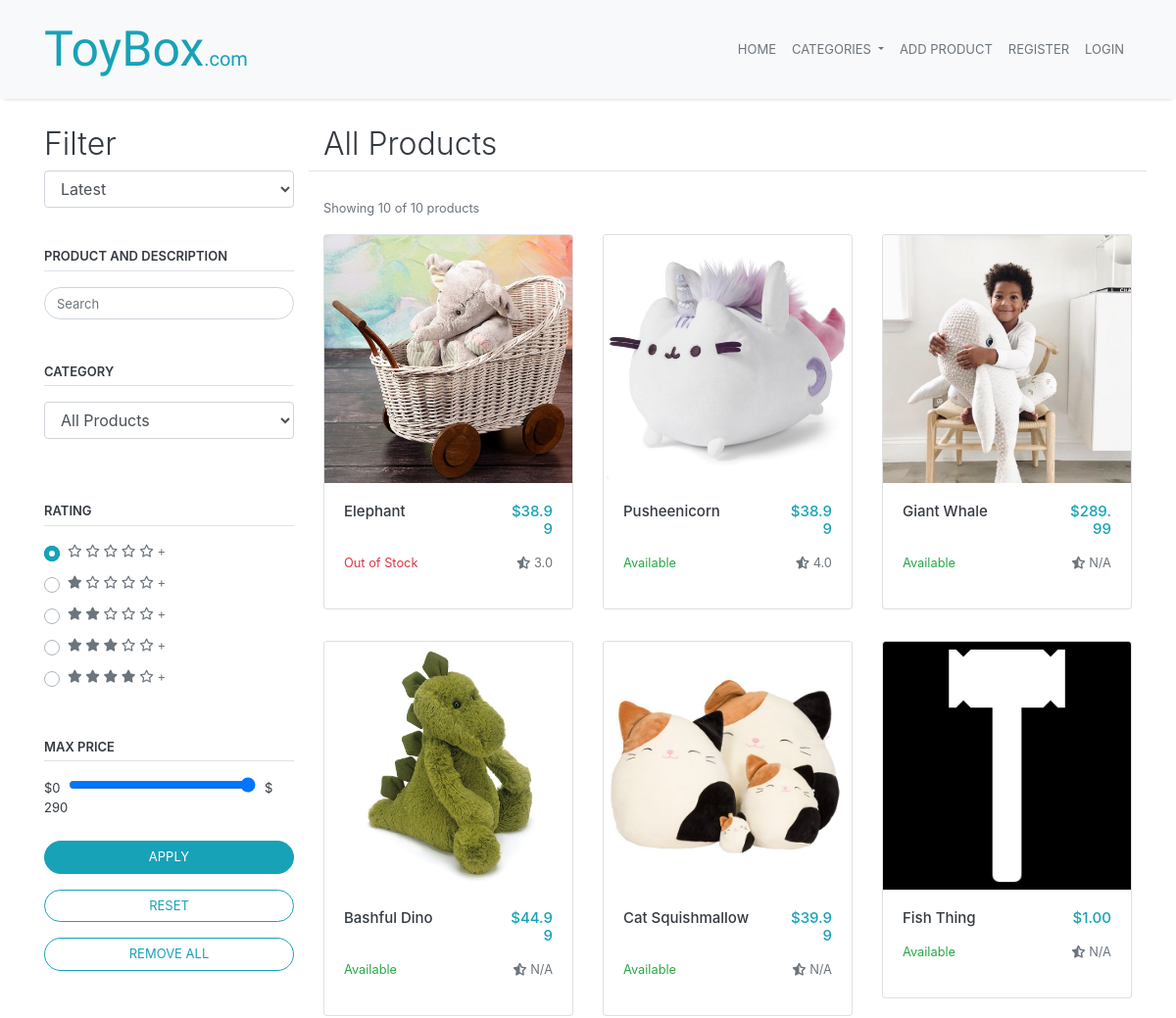
Before: / (upper part) with the older database file.
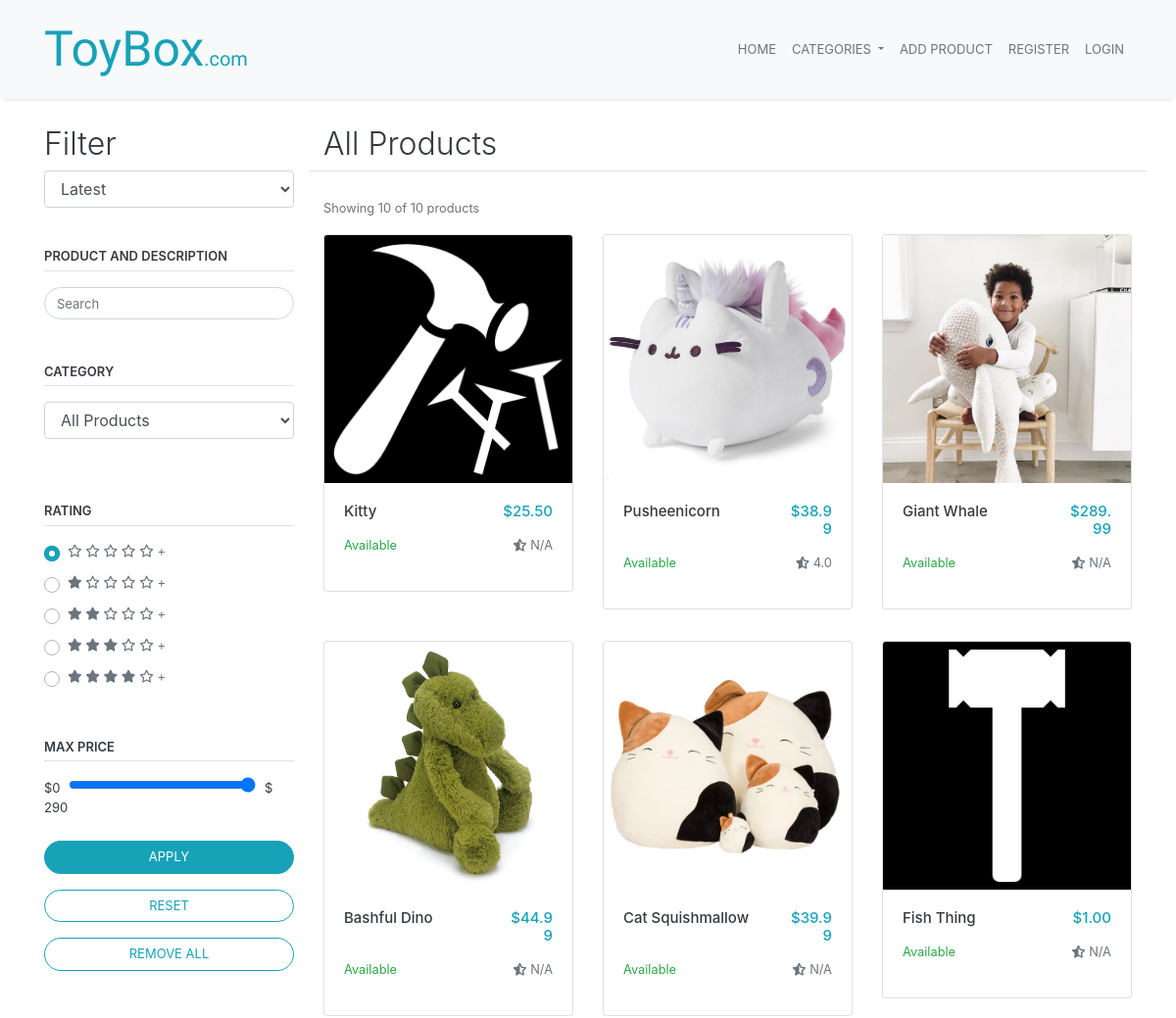
After: the same page with the newer database file.
### marketplace/models.py (models this page shows, shortened)
class Product(db.Model):
    __tablename__='products'
    id = db.Column(db.Integer, primary_key=True)
    name = db.Column(db.String(100), nullable=False)
    description = db.Column(db.String(500))
    current_stock = db.Column(db.Integer, nullable=False)
    monthly_stock = db.Column(db.Integer, nullable=False)
    price = db.Column(db.Numeric, nullable=False)
    category = db.Column(db.String(50), nullable=False)
    created = db.Column(db.DateTime, default=datetime.now(), nullable=False)
    image_one = db.Column(db.String(400))
    image_two = db.Column(db.String(400))
    image_three = db.Column(db.String(400))
    seller_id = db.Column(db.Integer, db.ForeignKey('users.id'))
    comments = db.relationship('Comment', backref='product') #comments on product

### marketplace/views.py (the view)
@bp.route('/', methods=['GET'])
def index():
    product_list = Product.query.order_by(Product.created.desc()).all()
    total_results = len(product_list)
    if (not product_list): #if no products exist then return 404
        return render_template('404.html')
    product_list = refine(product_list)
    return render_template('index.html',
        products = product_list,
        user_rating = 0,
        order = "Latest",
        category = "All Products",
        max_price = find_max(product_list),
        actual_max_price=find_max(product_list),
        actual_results = len(product_list),
        total_results = len(product_list))

### marketplace/views.py (called while the page is built)
def refine(result):
    for product in result:
        product.price = round(product.price, 2)
        product.rating = 0
        i = 0
        for comment in product.comments:
            product.rating += comment.rating
            i += 1
        if i > 0:
            product.rating = round(product.rating/i, 1)
        else:
            product.rating = 'N/A'
    return result

def find_max(result):
    max_value = 0  #initialise maximum value
    current_value = 0
    for product in result:
        current_value = round(5 * (math.ceil(product.price / 5)), 0) #round up to next 5
        if current_value > max_value:
            max_value = current_value
    return max_value

### marketplace/templates/index.html (shortened to what this page needs)
{% extends 'base.html' %}
{% block content %}
<div class="container">
  <div class="row content-container">
    <div class="col-md-3 d-none d-md-block">
      <h2 class="text-dark font-weight-light">Filter</h2>
      <form action="/filter" method= "POST" oninput="pricerangevalue.value = pricerange.valueAsNumber" class="text-dark small-font">
        <div class="form-group">
          <select class="form-control" id="order" name="order">
            <option value="{{ order }}" selected>{{ order }}</option>
          </select>
        </div>
        <div class="form-head pb-1 mb-3 pt-4 border-bottom">PRODUCT AND DESCRIPTION</div>
        {% if user_search %}
        <input name="search" type="search" value="{{ user_search }}" class="form-control rounded-pill small-font" placeholder="{{ user_search }}">
        {% else %}
          <input name="search" type="search" class="form-control rounded-pill small-font" placeholder="Search">
        {% endif %}
        <br>
        <div class="form-head pb-1 mb-3 pt-4 border-bottom">CATEGORY</div>
        <div class="form-group">
          <select class="form-control" id="category" name="category">
            <option value="{{ category }}" selected>{{ category }}</option>
          </select>
        </div>
        <div class="form-head pb-1 mb-3 pt-5 border-bottom">RATING</div>
        <div class="mt-2 custom-control custom-radio">
          <label for="zeroStars" class="text-muted custom-control-label">
            <i class="far fa-star"></i> <i class="far fa-star"></i> <i class="far fa-star"></i> <i
              class="far fa-star"></i> <i class="far fa-star"></i> +
          </label>
        </div>
        <div class="mt-2 custom-control custom-radio">
          <label for="oneStars" class="text-muted custom-control-label">
            <i class="fas fa-star"></i> <i class="far fa-star"></i> <i class="far fa-star"></i> <i
              class="far fa-star"></i> <i class="far fa-star"></i> +
          </label>
        </div>
        <div class="mt-2 custom-control custom-radio">
          <label for="twoStars" class="text-muted custom-control-label">
            <i class="fas fa-star"></i> <i class="fas fa-star"></i> <i class="far fa-star"></i> <i
              class="far fa-star"></i> <i class="far fa-star"></i> +
          </label>
        </div>
        <div class="mt-2 custom-control custom-radio">
          <label for="threeStars" class="text-muted custom-control-label">
            <i class="fas fa-star"></i> <i class="fas fa-star"></i> <i class="fas fa-star"></i> <i
              class="far fa-star"></i> <i class="far fa-star"></i> +
          </label>
        </div>
        <div class="mt-2 custom-control custom-radio">
          <label for="fourStars" class="text-muted custom-control-label">
            <i class="fas fa-star"></i> <i class="fas fa-star"></i> <i class="fas fa-star"></i> <i
              class="fas fa-star"></i> <i class="far fa-star"></i> +
          </label>
        </div>
        <div class="form-head pb-1 mb-3 pt-5 border-bottom">MAX PRICE</div>
        <output>$0</output>
        <input class="form custom-slider" name="pricerange" type="range" step="5" min="0" max="{{actual_max_price}}" value="{{max_price}}">
        $<output name="pricerangevalue" for="pricerange" >{{max_price}}</output>
        <input type="submit" class="btn btn-info d-block rounded-pill w-100 mt-4 small-font" value="APPLY">
        <input type="reset" class="btn btn-outline-info d-block rounded-pill w-100 mt-3 small-font"
          value="RESET">
        <a class="btn btn-outline-info d-block rounded-pill w-100 mt-3 mb-5 small-font" href="{{ url_for('main.index') }}">REMOVE ALL</a>
      </form>
    </div>
    <div class="col-md-9">
      <div class="row border-bottom mb-4">
        <div class="col-8">
          <h2 class="text-dark font-weight-light">{{ category }}</h2>
        </div>
      </div>
      <small class="text-muted ">Showing {{ total_results }}  of {{actual_results}} products</small>
      <div class="card-deck">
        {% for product in products %}
          <div class="col-sm-4 mt-3 mb-3">
            <a href="{{ url_for('product.view', id=product.id) }}" class="card product-card">
              <img class="card-img-top product-image" src="..{{ product.image_one }}">
              <div class="card-body">
                <div class="row">
                  <h5 class="col-lg-8 card-title text-dark">{{ product.name }}</h5>
                  <h5 style ="text-align:right;" class="col-lg-4 card-title text-info">${{ product.price }}</h5>
                </div>
                <div class="row">
                  {% if product.current_stock > 0 %}
                  <p class="col-lg-8 card-text text-success"><small>Available</small></p>
                  {% else %}
                  <p class="col-lg-8 card-text text-danger"><small>Out of Stock</small></p>
                  {% endif %}
                  <p style ="text-align:right;" class="col-lg-4 card-text text-muted"><small><i class="fas fa-star-half-alt"></i> {{ product.rating }}</small></p>
                </div>
              </div>
            </a>
          </div>
        {% endfor %}
      </div>
    </div>
  </div>
</div>
{% endblock %}

### marketplace/templates/base.html (shortened to what this page needs)
<!DOCTYPE html>
<html lang="en">
<head>
    <link href="https://stackpath.bootstrapcdn.com/bootstrap/4.4.1/css/bootstrap.min.css" rel="stylesheet"
>
    <link rel="stylesheet" href="../static/css/style.css">
</head>
<body class="container-full bg-white">
    <nav class="navbar navbar-expand-lg fixed-top navbar-light bg-light">
        <div class="container">
            <a class="navbar-brand fredoka-font logo text-info" href="{{ url_for('main.index') }}">ToyBox<span
                    class="logo-small d-none d-sm-inline-block">.com</span></a>
            <div class="collapse navbar-collapse" id="navbarNav">
                <ul class="navbar-nav ml-auto">
                    <li class="nav-item active">
                        <a class="nav-link text-secondary small-font" href="{{ url_for('main.index') }}">HOME</a>
                    </li>
                    <li class="nav-item dropdown">
                        <a class="nav-link dropdown-toggle text-secondary small-font" href="{{ url_for('main.index') }}"
                            id="navbarDropdown" role="button" data-toggle="dropdown" aria-haspopup="true"
                            aria-expanded="false">
                            CATEGORIES
                        </a>
                    </li>
                    {% if current_user.seller != True %}
                        <li class="nav-item">
                            <a class="nav-link text-secondary small-font" href="{{ url_for('auth.login') }}">ADD PRODUCT</a>
                        </li>
                    {% endif %}
                    {% if current_user.is_authenticated %}
                        <li class="nav-item">
                            <a class="nav-link disabled text-secondary small-font" href="#"><span>Welcome, {{ current_user.username }}!</span></a>
                        </li>
                        <li class="nav-item">
                            <a class="nav-link text-secondary small-font" href="{{url_for('auth.logout')}}">LOGOUT</a>
                        </li>
                    {% else %}
                        <li class="nav-item">
                            <a class="nav-link text-secondary small-font" href="{{url_for('auth.register')}}">REGISTER</a>
                        </li>
                        <li class="nav-item">
                            <a class="nav-link text-secondary small-font" href="{{url_for('auth.login')}}">LOGIN</a>
                        </li>
                    {% endif %}
                </ul>
            </div>
        </div>
    </nav>
    {% block content %}
    {% endblock %}
</body>
</html>

### marketplace/static/css/style.css (style rules this page uses)
body { overflow-x: hidden; display: flex; flex-direction: column; min-height: 100%; }
html { min-height: 100%; }
.navbar { box-shadow: 0 4px 4px -4px rgba(0,0,0,.2); }
.fredoka-font { font-family: 'Fredoka One', cursive!important; }
.logo { font-size: 50px; }
.logo-small { font-size: 20px; }
.content-container { margin-top: 128px; }
.form-head { font-size: 13px; font-weight: 600; }
.custom-slider { width: 75%; margin-left: 5px; margin-right: 5px; }
.small-font { font-size: 13px!important; }
h5 { font-size: 15px!important; }
.custom-radio .custom-control-input:checked~.custom-control-label::before, .custom-radio .custom-control-input:checked~.custom-control-label::after { background-color: #17a2b8; border-radius: 50%; }
.product-card { padding-left: 0; padding-right: 0; }
.col-sm-4 { padding: 0; }

Changed rows visible on the page:
removed Product: image_one (picture), name "Elephant", price "38.99", current_stock "Out of Stock", rating "3.0"
added Product: image_one (picture), name "Kitty", price "25.50", current_stock "Available", rating "N/A"
